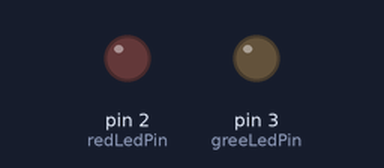
The program below on a simulated Arduino Uno, built with avr-gcc and run on an emulated ATmega328P. Shown: output pins drawn as LEDs (lit = HIGH).

Above: at 0.1 s.
At 6.1 s:
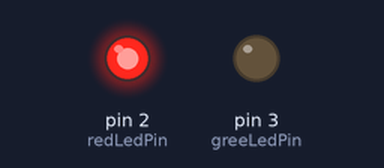
At 16.1 s:
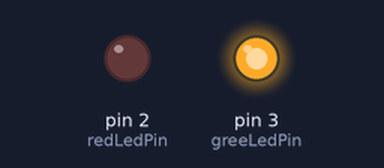
At 34.1 s:
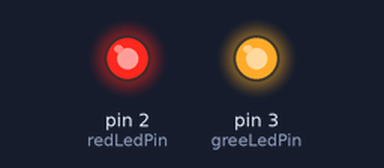
Timing chart, 0 to 40.0 s (numbered marks = the images above):
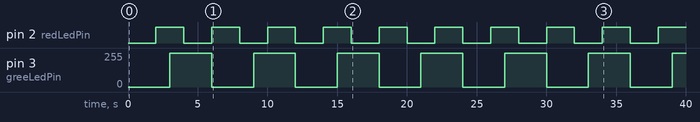

Measured:
- by itself, pin 2 (redLedPin): alternates HIGH for 2.0 s and LOW for 2.0 s
- by itself, pin 3 (greeLedPin): alternates 255/255 for 3.0 s and 0/255 for 3.0 s

The program:

main.cpp
```cpp
/*
question :

Prepare an embedded code that blinks 2 LEDS.
LED 1 should blink every 2 seconds.
LED 2 should blink every 3 seconds.

You can use any embedded language of your choice.


Ans :
  using arduino uno
  using platform.io

  gitHub link -> https://github.com/segin-GH/Embedded-codes/blob/main/arduino_codes/millis_delay/src/main.cpp


thinkercad sim link ->  https://www.tinkercad.com/things/9IwXHECjs7R?sharecode=LW6NKhy1WuINhVloYchyXTPxl5EDA9dA6u6QEysj9Ww
*/


# include <Arduino.h>

int redLedPin = 2;
bool redledState = LOW;
int greeLedPin = 3;
bool greenledState = LOW;

int delayOne = 2000;
int delayTwo = 3000;

unsigned long prev_time = 0;
unsigned long prev_time2 = 0;


void setup()
{
  pinMode(redLedPin,OUTPUT);
  pinMode(greeLedPin,OUTPUT);
  Serial.begin(9600);

}

void loop ()
{

  unsigned long curr_time = millis();

  if(curr_time - prev_time >= delayOne)
  {
    prev_time += delayOne;

    if (redledState == LOW)
    {
      redledState = HIGH;
    }
    else
    {
      redledState = LOW;
    }
  }


  unsigned  curr_time2 = millis();

  if(curr_time2 - prev_time2 >= delayTwo)
  {
    prev_time2 += delayTwo;

    if (greenledState == LOW)
    {
      greenledState = HIGH;
    }
    else
    {
      greenledState = LOW;
    }
  }

  digitalWrite(redLedPin,redledState);
  digitalWrite(greeLedPin,greenledState);


}
```
